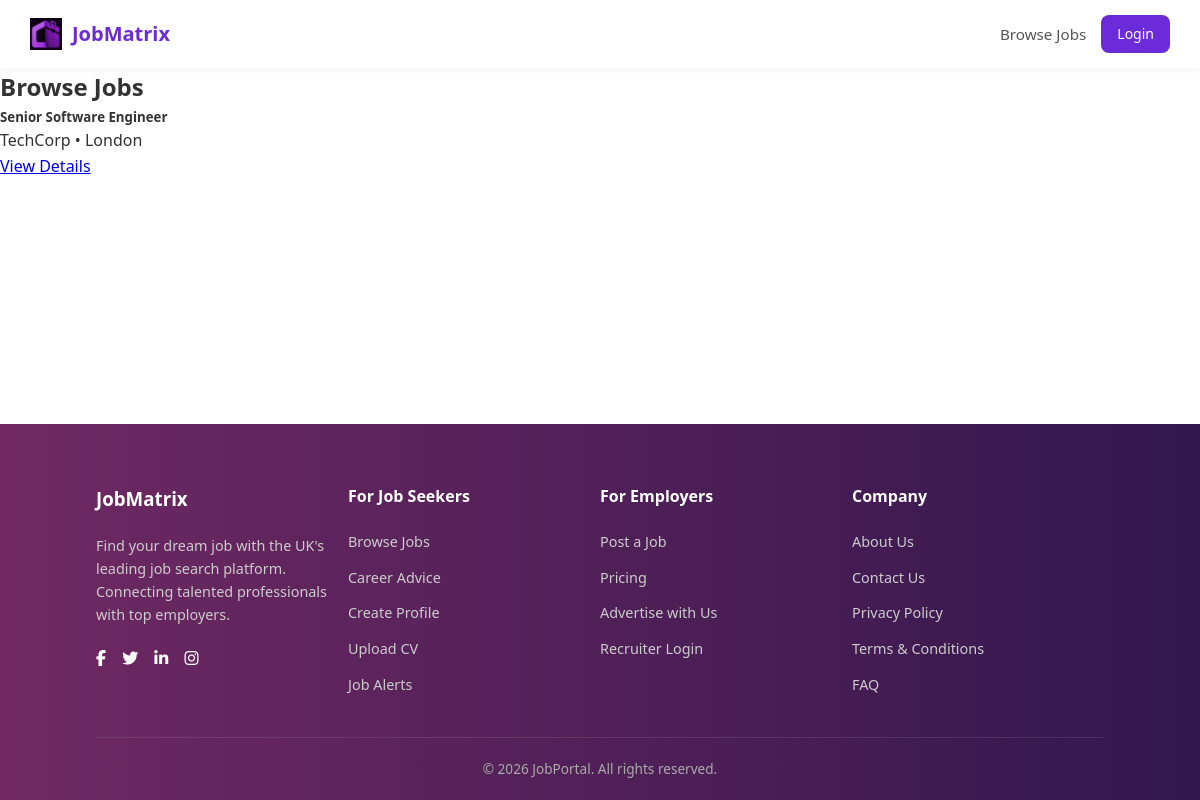
The page /browse.php?keyword=Senior Software Engineer on the database its author committed.
### tables this page shows
CREATE TABLE `jobs` (
  `id` int(11) NOT NULL,
  `title` varchar(255) DEFAULT NULL,
  `company` varchar(255) DEFAULT NULL,
  `location` varchar(255) DEFAULT NULL,
  `salary` varchar(100) DEFAULT NULL,
  `type` varchar(50) DEFAULT NULL,
  `category` varchar(100) DEFAULT NULL,
  `description` text DEFAULT NULL,
  `created_at` timestamp NOT NULL DEFAULT current_timestamp(),
  `is_promoted` tinyint(1) DEFAULT 0
);

### browse.php (the view)
<?php
include 'includes/db.php';
include 'includes/header.php';
$keyword = $_GET['keyword'] ?? '';
$sql = "SELECT * FROM jobs";
if($keyword){
    $sql .= " WHERE title LIKE '%$keyword%' OR company LIKE '%$keyword%'";
}
$result = $conn->query($sql);
?>
<div class="container my-5">
<h2>Browse Jobs</h2>
<?php while($job = $result->fetch_assoc()): ?>
<div class="card p-3 mb-3">
  <h5><?= $job['title'] ?></h5>
  <p><?= $job['company'] ?> • <?= $job['location'] ?></p>
  <a href="job.php?id=<?= $job['id'] ?>">View Details</a>
</div>
<?php endwhile; ?>
</div>
<?php include 'includes/footer.php'; ?>

### assets/css/style.css (style rules this page uses)
* { margin: 0; padding: 0; box-sizing: border-box; }
body { font-family: 'Segoe UI', Tahoma, Geneva, Verdana, sans-serif; background-color: white; color: #333; line-height: 1.6; min-height: 100vh; display: flex; flex-direction: column; }

### rows shown on the page
jobs: title "Senior Software Engineer", company "TechCorp", location "London"
